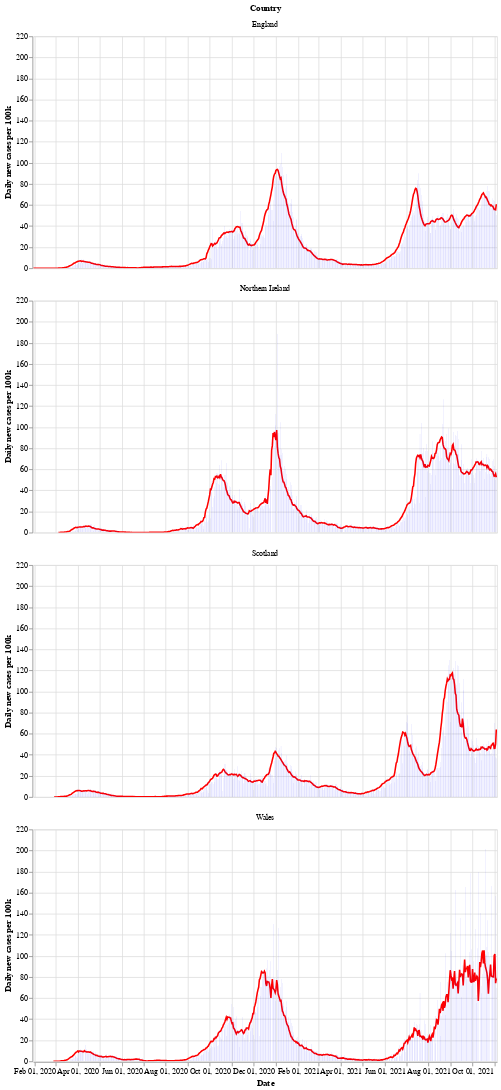

Notebook cell for this chart:
### Markdown cell above
Next is a bar chart of the number of new cases in each country (per 100k population), with the 7 day moving average of cases. Again we see that Wales saw a longer period of raising and falling cases compared to the other countries.

After a period of cases falling, each nation is now seeing a rise in the number of cases - especially in Wales.

### Code cell
# collapse
bars = alt.Chart(uk_cases).mark_bar().encode(
    x=alt.X("yearmonthdate(date):T", axis=alt.Axis(title='Date')),
    y=alt.Y("newCasesRate:Q", axis=alt.Axis(title='Daily new cases per 100k')),
    tooltip='newCasesRate',
    color=alt.condition(
        alt.datum.dailyChange > 0,
        alt.value("orange"),  # The positive color
        alt.value("blue")  # The negative color
    )
).properties(title='New cases per 100k population with rolling 7 day average', width=600).interactive()
line = alt.Chart(uk_cases).mark_line(
    color='red',
    size=2,
).transform_window(
    rolling_mean='mean(newCasesRate)',
    frame=[0, 7],
    groupby=['areaName']
).encode(
    x='yearmonthdate(date):T',
    y='rolling_mean:Q'
)
alt.layer(line, bars, data=uk_cases).facet(alt.Row('areaName', title='Country'), columns=1)

### Figure 1 — Vega-Lite specification as saved in the notebook (floating-point values rounded to 4 significant figures; data arrays with more than 128 entries replaced by an {"elided": "..."} marker saying what was removed)
{"config": {"view": {"continuousWidth": 400, "continuousHeight": 300}}, "data": {"name": "data-955a1c3257857cb4cfd62d0f3d728897"}, "facet": {"type": "nominal", "field": "areaName", "title": "Country"}, "spec": {"layer": [{"mark": {"type": "line", "color": "red", "size": 2}, "encoding": {"x": {"type": "temporal", "field": "date", "timeUnit": "yearmonthdate"}, "y": {"type": "quantitative", "field": "rolling_mean"}}, "transform": [{"window": [{"op": "mean", "field": "newCasesRate", "as": "rolling_mean"}], "frame": [0, 7], "groupby": ["areaName"]}]}, {"mark": "bar", "encoding": {"color": {"condition": {"value": "orange", "test": "(datum.dailyChange > 0)"}, "value": "blue"}, "tooltip": {"type": "quantitative", "field": "newCasesRate"}, "x": {"type": "temporal", "axis": {"title": "Date"}, "field": "date", "timeUnit": "yearmonthdate"}, "y": {"type": "quantitative", "axis": {"title": "Daily new cases per 100k"}, "field": "newCasesRate"}}, "selection": {"selector002": {"type": "interval", "bind": "scales", "encodings": ["x", "y"]}}, "title": "New cases per 100k population with rolling 7 day average", "width": 600}]}, "columns": 1, "$schema": "https://vega.github.io/schema/vega-lite/v4.8.1.json", "datasets": {"data-955a1c3257857cb4cfd62d0f3d728897": {"elided": "2484 records"}}}
